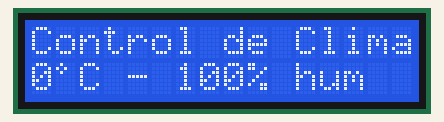
This sketch was run on a simulated Arduino Uno, built with avr-gcc and run on an emulated ATmega328P. Shown: 16×2 character LCD.

Above: at 0.1 s.
At 4.1 s:
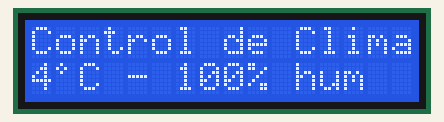
At 9.1 s:
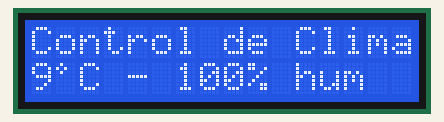
At 19.1 s:
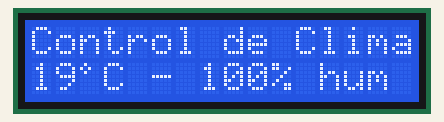
At 29.1 s:
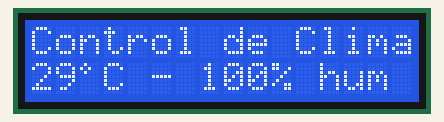
At 39.1 s:
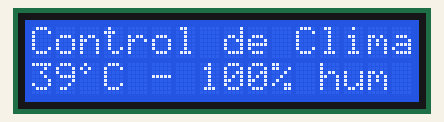

The sketch:

sketch.ino
```cpp
#include <LiquidCrystal.h>

LiquidCrystal lcd(7,8,9,10,11,12);

byte grados[8] = {
  0b1000,
  0b10100,
  0b1000,
  0b0,
  0b0,
  0b0,
  0b0
};

void setup() {
  // creo el caracter º
  lcd.createChar(0, grados);

  // seteo 16x2 (16 columnas, 2 filas)
  lcd.begin(16, 2);

  lcd.print("Control de Clima");
}

void loop() {
  // set the cursor to column 0, line 1
  // (note: line 1 is the second row, since counting begins with 0):

  lcd.setCursor(0, 1);
  // print the number of seconds since reset:

  lcd.print(millis()/1000);
  lcd.write((uint8_t)0);
  lcd.print("C");
  lcd.print(" - 100%");
  lcd.print(" hum");
}
```

Measured:
- what the display in image 1 shows lasts 1.0 s, from 4.0 s to 5.0 s
